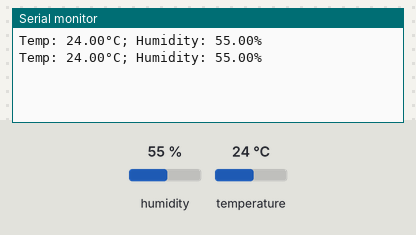
This sketch was run on a simulated Arduino Uno, built with avr-gcc and run on an emulated ATmega328P. On the bench: the last lines printed to the serial monitor. The inputs (shaded band) are chosen by the test bench; at power-on: humidity 55 %, temperature 24 °C.

Above: at 2.8 s.
2.9 s: humidity set to 22 %
At 5.3 s:
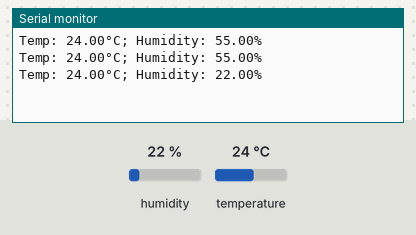
5.6 s: temperature set to 12 °C
At 6.6 s:
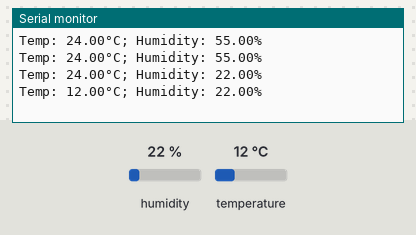
8.3 s: humidity set to 40 %
At 11.4 s:
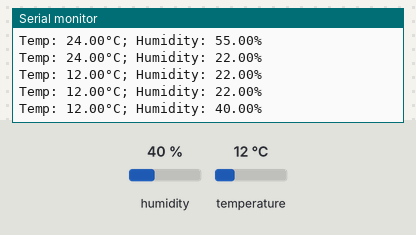
Timing chart, 0 to 12.9 s (numbered marks = the images above; inputs shaded):
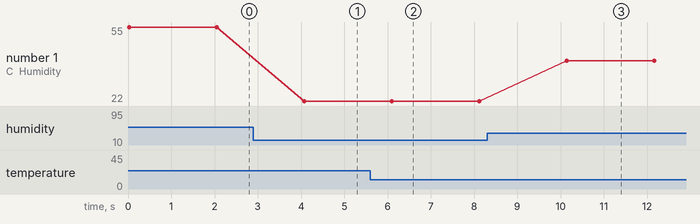

Measured:
- after the input at 2.9 s, the serial monitor: prints a new line after 1.2 s (image 1)
- after the input at 5.6 s, the serial monitor: prints a new line after 0.50 s (image 2)
- after the input at 8.3 s, the serial monitor: prints a new line after 1.8 s (image 3)
- plotted number 1: 55 → 22 after the input at 2.9 s, 22 → 40 after the input at 8.3 s

The sketch:

251118_Temp_Humidity_Sensor.ino
```cpp
#include <DHT.h>

#define DHTPIN 5        // PIN, an dem dein B24-Sensor hängt
#define DHTTYPE DHT11   // Der B24 verwendet den DHT11

DHT dht(DHTPIN, DHTTYPE);

void setup() {
  Serial.begin(9600);
  dht.begin();
}

void loop() {
  float humidity = dht.readHumidity();
  float temp = dht.readTemperature();

  // Wenn Auslesung fehlschlägt, liefert dht.read… oft NaN
  if (isnan(temp) || isnan(humidity)) {
    Serial.println("Fehler beim Auslesen des DHT_Sensors");
  } else {
    Serial.print("Temp: ");
    Serial.print(temp);
    Serial.print("°C; Humidity: ");
    Serial.print(humidity);
    Serial.println("%");
  }

  delay(2000); // DHT11 braucht ~2 Sekunden zwischen den Messungen
}
```
